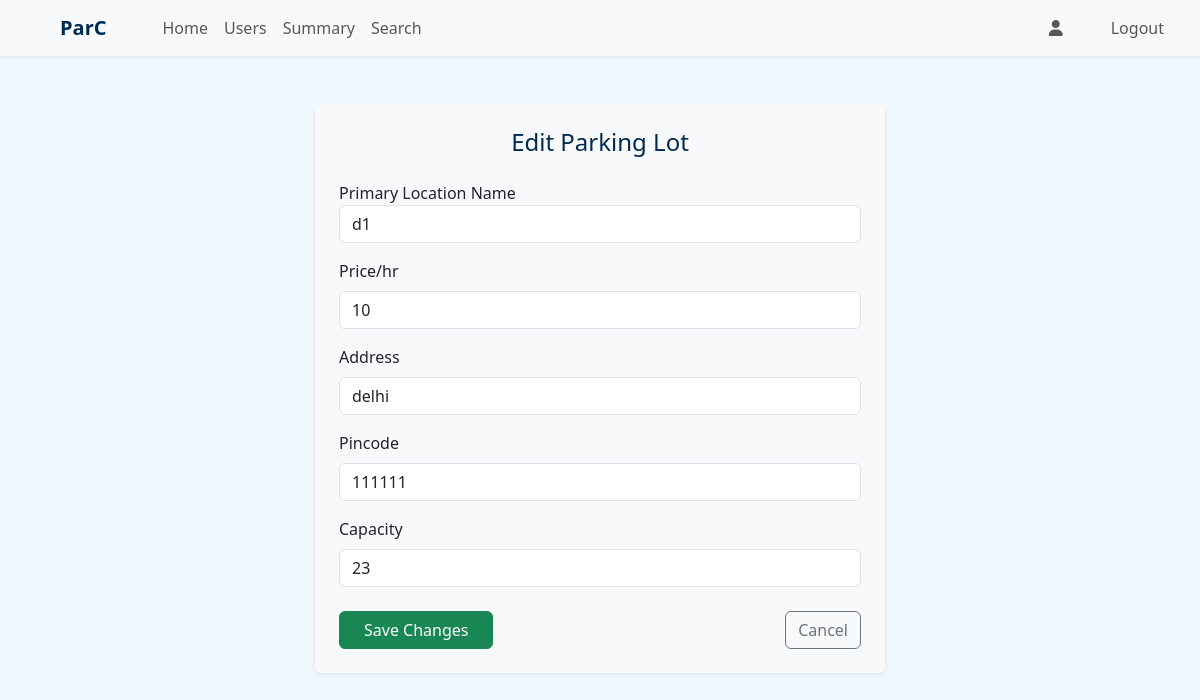
Screenshot of /admin/edit_parking_lot/1 (signed in) with the database file from the repository.
### application/models.py (models this page shows)
class ParkingLot(db.Model):
    id = db.Column(db.Integer, primary_key = True)
    pl_name = db.Column(db.String, nullable = False)
    price = db.Column(db.Integer, nullable = False, default = 1000)
    address = db.Column(db.String, nullable = False)
    pincode = db.Column(db.Integer, nullable = False)
    capacity = db.Column(db.Integer, nullable = False)
    spots_count = db.Column(db.Integer, nullable = False)
    created_at = db.Column(db.DateTime, nullable = False)
    spots = db.relationship('ParkingSpot', backref = 'lot', cascade = 'all, delete')

### application/routes.py (the view)
@app.route('/admin/edit_parking_lot/<int:lot_id>', methods=['GET', 'POST'])
@auth_required()
@roles_required('admin')
def edit_parking_lot(lot_id):
    lot = ParkingLot.query.get(lot_id)
    if request.method == 'POST':
        pl_name = request.form.get('pl_name')
        price = request.form.get('price')
        address = request.form.get('address')
        pincode = request.form.get('pincode')
        if not pl_name or not price or not address or not pincode:
            flash('please fill all the fields', "danger")
            redirect(url_for('edit_parking_lot', lot_id = lot.id))
        lot.pl_name = pl_name
        lot.price = price
        lot.address = address
        lot.pincode = pincode
        db.session.commit()
        flash('parking lot updated successfully', 'success')
        return redirect(url_for('view_parking_lot', lot_id=lot_id))
    else:
        return render_template('edit_lot.html', lot = lot)

### templates/edit_lot.html (shortened to what this page needs)
{% extends "admin_dashboard.html" %}
{% block content %}
<div class="container my-5">
    <div class="row justify-content-center">
        <div class="col-md-8 col-lg-6 bg-light p-4 rounded shadow-sm">
            <h4 class="text-center mb-4">Edit Parking Lot</h4>
            <form action="{{url_for('edit_parking_lot', lot_id=lot.id)}}" method="post">
                <div class="mb-3">
                    <lable for="name" class="form-label">Primary Location Name</lable>
                    <input type="text" class="form-control" id="name" name="pl_name" value="{{lot.pl_name}}" required>
                </div>
                <div class="mb-3">
                    <label for="price" class="form-label">Price/hr</label>
                    <input type="number" class="form-control" id="price" name="price" value="{{lot.price}}" required>
                </div>
                <div class="mb-3">
                    <label for="address" class="form-label">Address</label>
                    <input type="text" class="form-control" id="address" name="address" value="{{lot.address}}"
                        required>
                </div>
                <div class="mb-3">
                    <label for="pincode" class="form-label">Pincode</label>
                    <input type="text" class="form-control" id="pincode" name="pincode" value="{{lot.pincode}}"
                        required>
                </div>
                <div class="mb-3">
                    <label for="capacity" class="form-label">Capacity</label>
                    <input type="number" class="form-control" id="capacity" name="capacity" value="{{lot.capacity}}"
                        readonly>
                </div>
                <div class="d-flex justify-content-between mt-4">
                    <button class="btn btn-success px-4">Save Changes</button>
                    <a href="javascript:history.back()" class="btn btn-outline-secondary">Cancel</a>
                </div>
            </form>
        </div>
    </div>
</div>
{% endblock %}

### templates/admin_dashboard.html (style rules this page uses)
body { background-image: none !important; }

### rows the page displays
ParkingLot: pl_name "d1", price "10", address "delhi", pincode "111111", capacity "23"
